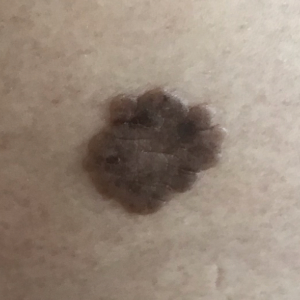
#> input picture test_im.png, 300 x 300 px
$ jupyter execute --allow-errors classify_tester.ipynb
#> lines starting #> are read from the running program, lines starting #| are printed output that depends on the picture; after the words box and inside, x2 and y2 are one past the last pixel; in counts of white or black regions, pixels touching at a corner belong together
### code/asymmetry.py
### Asymmetry module. Used to compute asymmetry features.
### Folds the mask vertically and horizontally around its midpoint and
### computes the areas which are True under xor logic operation. Further
### computes the asymmetry for different angles by rotating the image
### (Corresponds to rotating the x- and y-axes).

###############
### IMPORTS ###
###############

# Standard modules
import numpy as np
import matplotlib.pyplot as plt

# Operations
from math import floor, ceil
from scipy.ndimage import rotate

# Own modules
from cut import cut_mask

################
### MIDPOINT ###
################

# [47 lines left out: functions midpoint, asymmetry, not called in this run]

def rotation_asymmetry(mask, n: int):
    '''Rotate mask n times and calculate asymmetry score for each iteration.
    Rotates n times between 0 and 90 degrees, as 90 degree rotations do not change the
    asymmetry score, i.e., a 30 degree rotation is the same as a 120 degree rotation.

    Args:
        mask (numpy.ndarray): input mask
        n (int): amount of rotations

    Returns:
        asymmetry_scores (dict): dict of asymmetry scores calculated from each rotation.
    '''
    asymmetry_scores = {}

    for i in range(n):

        degrees = 90 * i / n

        rotated_mask = rotate(mask, degrees)
        cutted_mask = cut_mask(rotated_mask)

        asymmetry_scores[degrees] = asymmetry(cutted_mask)

    return asymmetry_scores

##############################
### FEATURE OUTPUT CHOICES ###
##############################

# [31 lines left out: functions best_asymmetry, worst_asymmetry, not called in this run]

def mean_asymmetry(mask, rotations = 30):
    '''Return mean asymmetry score from mask.
    Optional argument (defualt 30) rotations decides amount of rotations in asymmetry calculation

    Args:
        mask (numpy.ndarray): mask to compute asymmetry score for
        rotations (int, optional): amount of rotations (default 30)

    Returns:
        mean_score (float): mean asymmetry score.
    '''
    asymmetry_scores = rotation_asymmetry(mask, rotations)
    mean_score = sum(asymmetry_scores.values()) / len(asymmetry_scores)

    return mean_score

################
### PLOTTING ###
################

# [21 lines left out: functions plot_midpoint, plot_asymmetry, not called in this run]

### code/extract_features.py
from asymmetry import mean_asymmetry, best_asymmetry, worst_asymmetry
from color import slic_segmentation, rgb_var, hsv_var, color_dominance, get_relative_rgb_means
from compactness import compactness_score
from convexity import convexity_score

def extract_features(im, im_mask):

	# Assymmetry
	mean_asym = mean_asymmetry(im_mask,4)
	best_asym = best_asymmetry(im_mask,4)
	worst_asym = worst_asymmetry(im_mask,4)

	# Color variance
	segments = slic_segmentation(im, im_mask, n_segments=250)
	red_var, green_var, blue_var = rgb_var(im, segments)
	hue_var, sat_var, val_var = hsv_var(im, segments)

	# Color dominance
	dom_colors = color_dominance(im, im_mask, clusters=5, include_ratios=True) # Extract five most dominent colors, sorted by percentage of total area
	dom_hue, dom_sat, dom_val = dom_colors[0][1]

	# Compactness
	compactness = compactness_score(im_mask)

	# Convexity
	convexity = convexity_score(im_mask)

	# Relative color scores
	F1, F2, F3, F10, F11, F12 = get_relative_rgb_means(im, segments)

	return [mean_asym, best_asym, worst_asym, red_var, green_var, \
		blue_var, hue_var, sat_var, val_var, dom_hue, dom_sat, \
		dom_val, compactness, convexity, F1, F2, F3, F10, F11, F12]

### code/prep_image.py
### Image preparation module. Used to prepare images for feature extraction.

# Imports
import numpy as np
import matplotlib.pyplot as plt
from skimage.transform import resize, rescale

# [40 lines left out: function prep_im_and_mask, not called in this run]

def prep_im(im_id, im_dir_path = "", scalar = 1, output_shape = None):
    '''Prepare image from im_id and optional dictory path.
    If directory path is not passed, the whole filepath, including filetype notation,
    should be given as im_id.
    If parameter scalar is passed, output image will be scaled by it. Defualt 1 retains original size.
    If parameter output_shape is passed_ output image will be resized to it. Defualt None retains original size.

    Args:
        im_id (str): image ID
        im_dir_path (str, optional): image directory path
        scalar (float, optional): rescale coefficient
        output_shape (tuple, optional): resize tuple

    Returns:
        im (numpy.ndarray): image.
    '''

    # Read and resize image
    if im_dir_path == "":
        im = plt.imread(im_id)[:, :, :3] #Some images have fourth, empty color chanel which we slice of here
    else:
        im = plt.imread(im_dir_path + im_id)[:, :, :3] #Some images have fourth, empty color chanel which we slice of here
    im = rescale(im, scalar, anti_aliasing=True, channel_axis = 2) #IDWE: Use channel_axis=2 to prevent picture from being turned bianry when rescaled
    if output_shape != None and scalar == 1:
        im = resize(im, output_shape)

    return im

def prep_mask(im_id, mask_dir_path = "", scalar = 1, output_shape = None):
    '''Prepare mask segmentaion from im_id and optional dictory path.
    If directory path is not passed, the whole filepath, including filetype notation,
    should be given as im_id.
    If parameter scalar is passed, output image will be scaled by it. Defualt 1 retains original size.
    If parameter output_shape is passed_ output image will be resized to it. Defualt None retains original size.

    Args:
        im_id (str): image ID
        mask_dir_path (str, optional): mask directory path
        scalar (float, optional): rescale coefficient
        output_shape (tuple, optional): resize tuple

    Returns:
        mask (numpy.ndarray): mask segmentation.
    '''

    # Read and resize image
    if mask_dir_path == "":
        mask = plt.imread(im_id)
    else:
        mask = plt.imread(mask_dir_path + im_id[:-4] + "_mask.png")

    if len(mask.shape) == 3:
        mask = mask[:, :, 0] # Some masks have more than 2 dimensions, which we slice off here

    mask = rescale(mask, scalar, anti_aliasing=False)
    if output_shape != None and scalar == 1:
        mask = resize(mask, output_shape)

    # Return mask to binary
    binary_mask = np.zeros_like(mask)
    binary_mask[mask > .5] = 1
    mask = binary_mask.astype(int)

    return mask

### classify_tester.ipynb
### TO DO: FIX NAN VALUES FROM EXTRACT FEATURES

[cell 1]
from classify import classify
import matplotlib.pyplot as plt
import numpy as np
import pandas as pd
import pickle as pk
import os
from skimage.transform import resize

import sys
sys.path.append('code')
from extract_features import extract_features
from prep_image import *

[cell 2]
# Use when testing classify
im = plt.imread('test_im.png')
#> im is the input picture: shape (300, 300, 4) float32; mean R, G, B, A 0.598, 0.536, 0.481, 1
mask = plt.imread('test_mask.png')
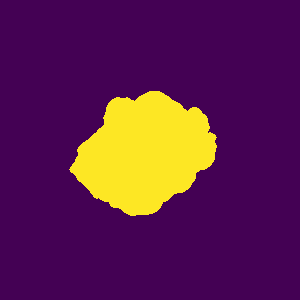
#> input picture test_mask.png, 300 x 300 px
#> mask is the input picture: shape (300, 300, 4) float32; mean R, G, B, A 0.366, 0.126, 0.304, 1

#> (a cell that did not finish here is left out)

#> (a cell that did not finish here is left out)

#> (a cell that did not finish here is left out)

[cell 6]
# Use when testing extract_features
im = plt.imread('test_im.png')[:, :, :3]
#> im: shape (300, 300, 3) float32
mask = plt.imread('test_mask.png')
if len(mask.shape) > 2:
    mask = mask[:, :, 0]
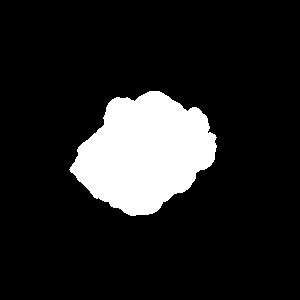
#> mask: shape (300, 300) float32; values 0.267 (black) and 0.992 (white), 13.6% white; 1 white region, box (x1, y1, x2, y2) and area: (69, 91, 217, 216) 12229
# Return mask to binary
binary_mask = np.zeros_like(mask)
binary_mask[mask > .5] = 1
mask = binary_mask.astype(int)

[cell 7]
im = plt.imread('images/img/PAT_117_179_983.png')[:, :, :3]
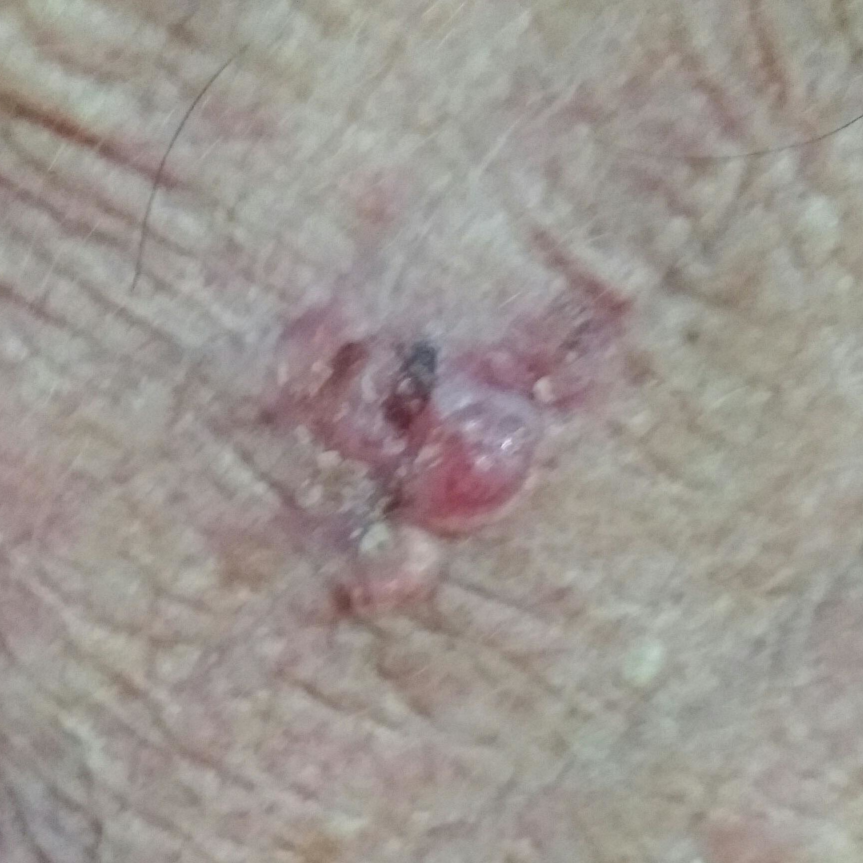
#> input picture images/initial_images/img/PAT_117_179_983.png, 1726 x 1726 px, found by its file name (shown at 1/2 size)
#> im: shape (1726, 1726, 3) float32
mask = plt.imread('images/mask/PAT_117_179_983_mask.png')
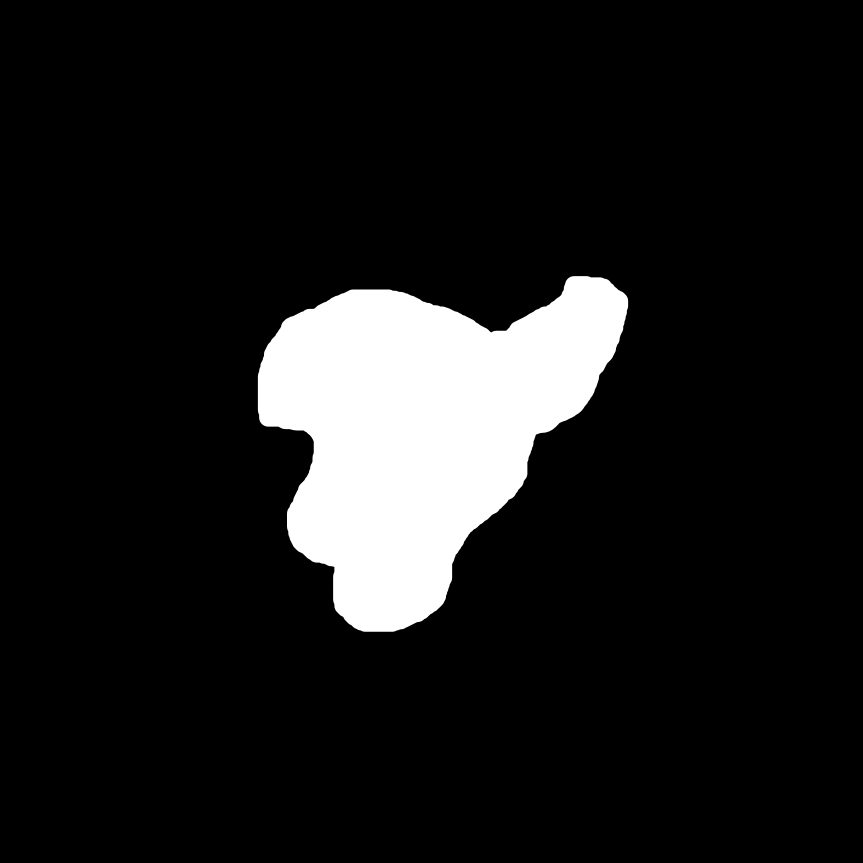
#> input picture images/initial_images/mask/PAT_117_179_983_mask.png, 1726 x 1726 px, found by its file name (shown at 1/2 size)
#> mask is the input picture: shape (1726, 1726) float32; min 0, max 1, mean 0.104
if len(mask.shape) > 2:
    mask = mask[:, :, 0]
# Return mask to binary
binary_mask = np.zeros_like(mask)
binary_mask[mask > .5] = 1
mask = binary_mask.astype(int)

#> (the rest of this cell did not finish here and is left out)

#> after the loop in rotation_asymmetry, `for i in range(n):`: asymmetry_scores = 0 items

feature_names = ['mean_assymmetry', 'best_asymmetry', 'worst_asymmetry', 'red_var', 'green_var', \
     'blue_var', 'hue_var', 'sat_var', 'val_var', 'dom_hue', 'dom_sat', 'dom_val', \
     'compactness', 'convexity', 'F1', 'F2', 'F3', 'F10', 'F11', 'F12']

X = X.T
X.columns = feature_names

print(X)

[cell 8]
pca = pk.load(open('code' + os.sep + 'pca.pkl', 'rb'))
#> (reads code/pca.pkl from the repository)
#> (the rest of this cell did not finish here and is left out)

[cell 9]
feature_selector = pk.load(open('code' + os.sep + 'selector.pkl', 'rb'))
#> (reads code/selector.pkl from the repository)
#> (reads code/classifier.pkl from the repository)
#> (the rest of this cell did not finish here and is left out)

#> (a cell that did not finish here is left out)

#> (a cell that did not finish here is left out)

[cell 12]
im = plt.imread('test_im.png')[:, :, :3]
mask = plt.imread('test_mask.png')
if len(mask.shape) > 2:
    mask = mask[:, :, 0]

im2 = prep_im('test_im.png', output_shape = (300, 300))
mask2 = prep_mask('test_mask.png', output_shape = (300, 300))
